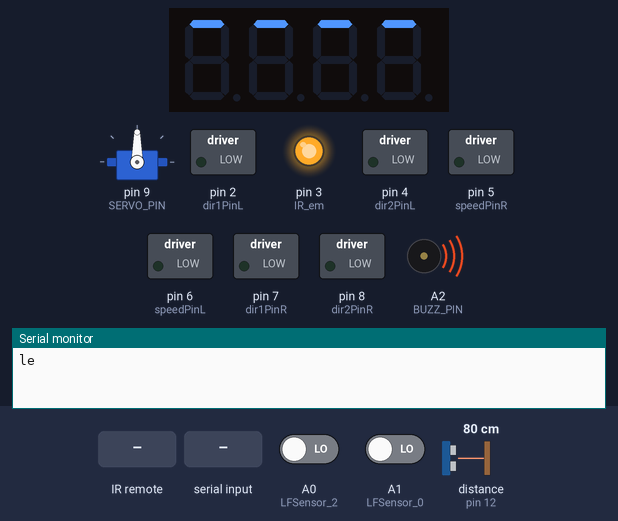
Simulated run of this sketch. Board: Arduino Uno, built with avr-gcc and run on an emulated ATmega328P. Parts: servo, 4-digit seven-segment display, switched loads named in the sketch (green lamp = pin HIGH), output pins drawn as LEDs (lit = HIGH), buzzer (waves = sounding, pin HIGH), the last lines printed to the serial monitor. Dashed ring = blinking. Inputs (shaded band) come from the test bench; at power-on: A0 (LFSensor_2) LOW, A1 (LFSensor_0) LOW, distance to the obstacle (sensor on pin 12) 80 cm. The echo pulse lasts 58.3 µs per cm; pins used as bus, display or sensor lines are not drawn.

Above: at 1.35 s.
1.4 s: infrared code 0x00FFA25D received
At 2.0 s:
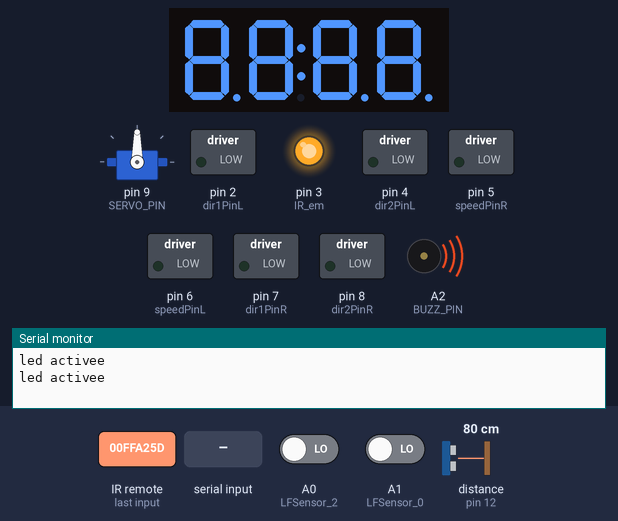
3.6 s: "Y90\n" received over Serial
At 4.95 s:
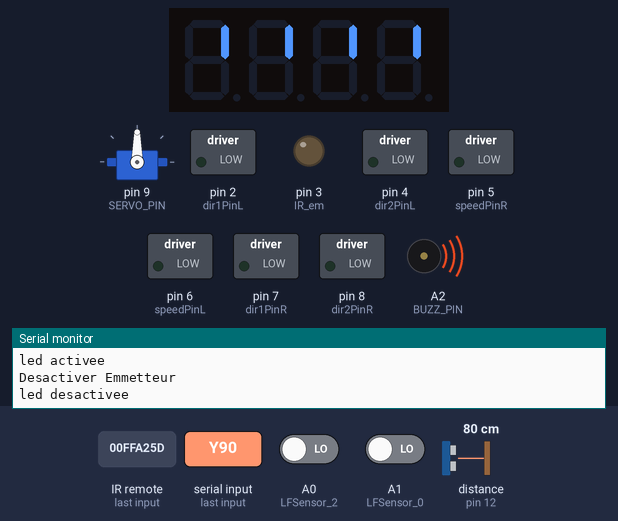
6.5 s: "K90\n" received over Serial
At 6.85 s:
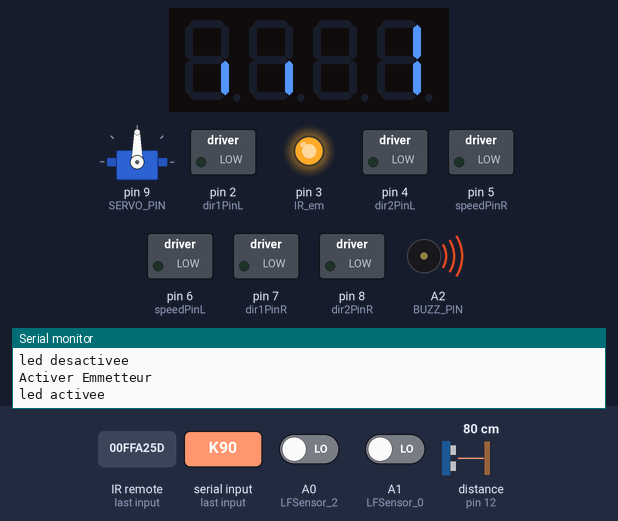
8.5 s: infrared code 0x00FF18E7 received
At 8.55 s:
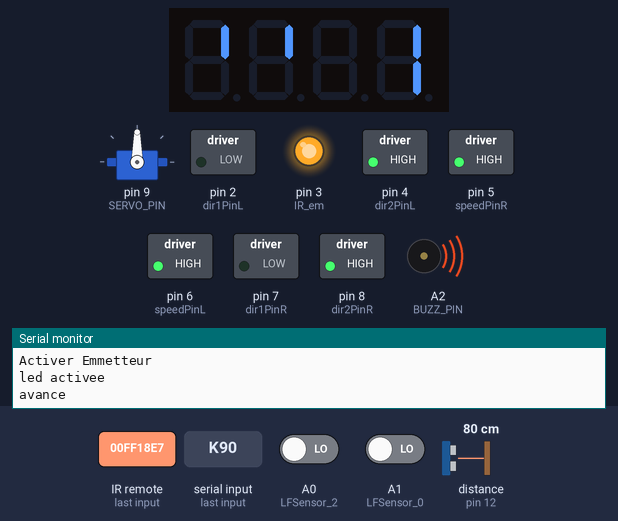
10.3 s: infrared code 0x00FFB04F received
At 11.77 s:
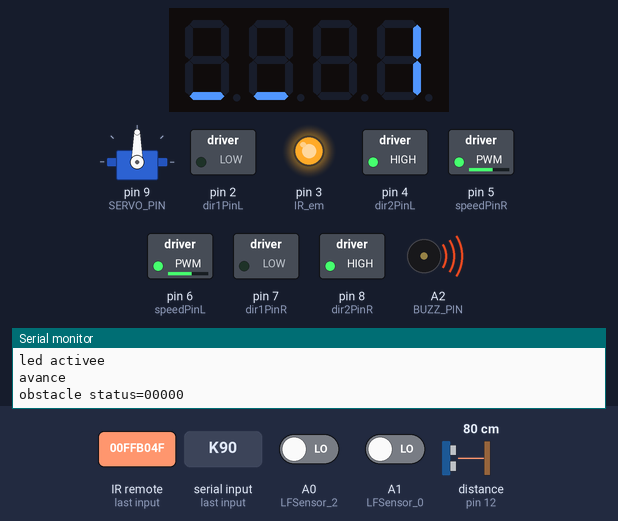
12.1 s: "11100" received over Serial
At 12.71 s:
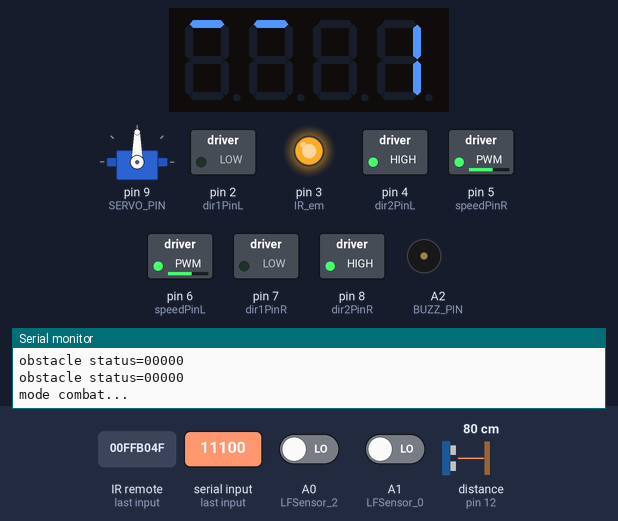
Timing chart, 0 to 16.7 s (numbered marks = the images above; inputs shaded):
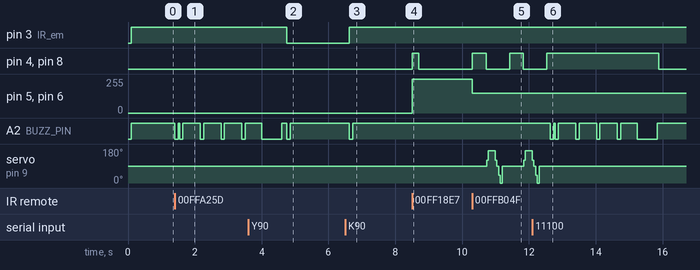

The sketch:

smartcar-lesson5.ino
```cpp
#include <Servo.h>
#include "configuration.h"
Servo head;

#include <TM1637Display.h>
#define CLK 10 //can be any digital pin
#define DIO A3 //can be any digital pin
TM1637Display display(CLK, DIO);

int Nb_Capteur = 0;
int Score_Joueur_1;

char Uart_Date=0;

bool wait = true; // pour afficher la boucle du debut
bool wait_emmetteur = false; // pour afficher la boucle et le nombre de emmetteur active
bool capteur_depassement = false; // pour activer les capteurs du dessous
bool capteur_active = false;

uint8_t data[] = {0x0, 0x0, 0x0, 0x0};

#include "IRremote.h"
IRrecv IR(IR_PIN); //   IRrecv object  IR get code from IR remoter
IRsend irsend; //IRsend object IR
decode_results IRresults;

/*motor control*/
void go_Advance(void)  //Forward
{
  digitalWrite(dir1PinL, LOW);
  digitalWrite(dir2PinL,HIGH);
  digitalWrite(dir1PinR,LOW);
  digitalWrite(dir2PinR,HIGH);
}
void go_Left()  //Turn left
{
  digitalWrite(dir1PinL, HIGH);
  digitalWrite(dir2PinL,LOW);
  digitalWrite(dir1PinR,LOW);
  digitalWrite(dir2PinR,HIGH);
}
void go_Right()  //Turn right
{
  digitalWrite(dir1PinL, LOW);
  digitalWrite(dir2PinL,HIGH);
  digitalWrite(dir1PinR,HIGH);
  digitalWrite(dir2PinR,LOW);
}
void go_Back()  //Reverse
{
  digitalWrite(dir1PinL, HIGH);
  digitalWrite(dir2PinL,LOW);
  digitalWrite(dir1PinR,HIGH);
  digitalWrite(dir2PinR,LOW);
}
void stop_Stop()    //Stop
{
  digitalWrite(dir1PinL, LOW);
  digitalWrite(dir2PinL,LOW);
  digitalWrite(dir1PinR,LOW);
  digitalWrite(dir2PinR,LOW);
}

/*set motor speed */
void set_Motorspeed(int speed_L,int speed_R)
{
  analogWrite(speedPinL,speed_L);
  analogWrite(speedPinR,speed_R);
}
void buzz_ON()   //open buzzer
{
  digitalWrite(BUZZ_PIN, LOW);
}
void buzz_OFF()  //close buzzer
{
  digitalWrite(BUZZ_PIN, HIGH);
}

void alarm(){
   buzz_ON();
   delay(100);
   buzz_OFF();
}

//WiFi / Bluetooth through the serial control
void do_Uart_Tick()
{

  Uart_Date=0;

  if(Serial.available())
  {
    size_t len = Serial.available();
    uint8_t sbuf[len + 1];
    sbuf[len] = 0x00;
    Serial.readBytes(sbuf, len);
    //parseUartPackage((char*)sbuf);
    memcpy(buffUART + buffUARTIndex, sbuf, len);//ensure that the serial port can read the entire frame of data
    buffUARTIndex += len;
    preUARTTick = millis();

    if(buffUARTIndex >= MAX_PACKETSIZE - 1)
    {
      buffUARTIndex = MAX_PACKETSIZE - 2;
      preUARTTick = preUARTTick - 200;
    }
  }

  if(buffUARTIndex > 0 && (millis() - preUARTTick >= 100))//APP send flag to modify the obstacle avoidance parameters
  { //data ready
    buffUART[buffUARTIndex] = 0x00;

    if(buffUART[0]=='C')
    {
      Serial.println("Lancement!");//indicates that the obstacle avoidance distance parameter has been modified
      sscanf(buffUART,"CMD%d,%d,%d",&distancelimit,&sidedistancelimit,&turntime);
      // Serial.println(distancelimit);
      // Serial.println(sidedistancelimit);
      // Serial.println(turntime);
    }
    else  Uart_Date=buffUART[0];
    buffUARTIndex = 0;
  }

  switch (Uart_Date)    //serial control instructions
  {
    case '2':Drive_Status=MANUAL_DRIVE; Drive_Num=GO_ADVANCE;Serial.println("forward"); break;
    case '4':Drive_Status=MANUAL_DRIVE; Drive_Num=GO_LEFT; Serial.println("turn left");break;
    case '6':Drive_Status=MANUAL_DRIVE; Drive_Num=GO_RIGHT; Serial.println("turn right");break;
    case '8':Drive_Status=MANUAL_DRIVE; Drive_Num=GO_BACK; Serial.println("go back");break;
    case '5':Drive_Status=MANUAL_DRIVE; Drive_Num=STOP_STOP;buzz_OFF();Serial.println("stop");break;
    case '3':Drive_Status=AUTO_DRIVE_UO; Serial.println("avoid obstacles...");break;
    case '1':Drive_Status=MANUAL_DRIVE; Drive_Num=MODE_COMBAT; Serial.println("mode combat...");break;
    case 'E':Drive_Status=MANUAL_DRIVE; Drive_Num=TIR; Serial.println("Tir"); break;
    case 'K':Drive_Status=MANUAL_DRIVE; Drive_Num=ACTIVE; Serial.println("Activer Emmetteur");break;
    case 'Y':Drive_Status=MANUAL_DRIVE; Drive_Num=DESACTIVE; Serial.println("Desactiver Emmetteur");break;
    case 'R':Init_Score(); Serial.println("Réinitialiser le score");break;
    case 'F':Display_End_Temps(); Serial.println("Temps ecoule");break;
    // case 'F':Display_End(); Serial.println("Temps ecoule");break;

    default:break;
  }
  do_IR_Tick();
  Uart_Date=0;
}

void Depassement(){
  sensor[0]= digitalRead(LFSensor_0);
  sensor[1]= digitalRead(LFSensor_1);
  sensor[2]= digitalRead(LFSensor_2);
  sensor[3]= digitalRead(LFSensor_3);

  if(capteur_depassement == true)
  {
    if(sensor[0] == 1 or sensor[1] == 1){
      stop_Stop();
      delay(5000); /* 5 secondes */

      go_Back();
      set_Motorspeed(255,255);
      delay(1000);
      stop_Stop();
    }
    if(sensor[2] == 1 or sensor[3] == 1){
      stop_Stop();
      delay(5000); /* 5 secondes */

      go_Advance();
      set_Motorspeed(255,255);
      delay(1000);
      stop_Stop();
    }
  }

}

//************************  Gestion Cateur Ir *********************************
void do_IR_Tick()
{
  if(IR.decode(&IRresults))
  {
    if(IRresults.value==IR_ADVANCE)
    {
      Drive_Num=GO_ADVANCE;
      Depassement();
    }
    else if(IRresults.value==IR_RIGHT)
    {
       Drive_Num=GO_RIGHT;
       Depassement();
    }
    else if(IRresults.value==IR_LEFT)
    {
       Drive_Num=GO_LEFT;
       Depassement();
    }
    else if(IRresults.value==IR_BACK)
    {
        Drive_Num=GO_BACK;
        Depassement();
    }
    else if(IRresults.value==IR_STOP)
    {
      //touche "ok" pour stop stop
        Drive_Num=STOP_STOP;
    }
    else if(IRresults.value==IR_one)
    {
      //touche "1" pour mode combat
      display.setBrightness(0x0f);
      Display_Start();
    }
    else if(IRresults.value==IR_deux)
    {
      //touche "2" pour activer l'emetteur
      tir();
    }
    else if(IRresults.value==IR_nine)
    {
      //touche "#" pour passer en mode libre
      Display_End();
    }
    else if(IRresults.value==IR_asterix)
    {
      Add_Joueur_1();
    }
    else if(IRresults.value==IR_zero)
    {
      Init_Score();
    }
    else if(IRresults.value==IR_turnsmallleft)
    {
      //touche "#" pour demarrer la detection des obstacles automatique
      Drive_Status=AUTO_DRIVE_UO;
      Depassement();
    }
    IRresults.value = 0;
    IR.resume();
  }
}
//************************  Fin Gestion Cateur Ir *********************************

/*
 * Fonction de mise ON  l'emetteur IR
 */
void IREmitterOn(){
  capteur_active = true;
  // irsend.mark(0);
  // pause(10);
  digitalWrite(IR_em, HIGH);
  alarm();
  Serial.println("led activee");
}
/*
 * Fonction de mise OFF  l'emetteur IR
 */
void IREmitterOff(){
  capteur_active = false;
  // irsend.space(0);
  // pause(60);
  digitalWrite(IR_em, LOW);
  alarm();
  Serial.println("led desactivee");
}

void switchOffOnIREmitter() {
  IREmitterOff();
  IREmitterOn();
}
/*
 * cette fonction remplace le delay , car delay ne
 * fonctionne pas dans les rappels d'interruption0
 */
void pause(int ms)
{
  for (int i=0; i< ms; i++)
  {
    delayMicroseconds(1000);
  }
}

/*
 * Fonction pour tirer
 */
void tir()
{
  irsend.sendJVC(IR_asterix,32,0);
  IR.enableIRIn();
}
/**************************************************************************/

//car motor control
void do_Drive_Tick()
{
  if(Drive_Status == MANUAL_DRIVE)
  {
    switch (Drive_Num)
    {
      case GO_ADVANCE:
          Serial.println("avance");
          go_Advance();
          set_Motorspeed(255,255);
          JogFlag = true;
          JogTimeCnt = 1;
          JogTime=millis();
          Depassement();
          break;
      case GO_LEFT:
          go_Left();
          set_Motorspeed(255,255);
          JogFlag = true;
          JogTimeCnt = 1;
          JogTime=millis();
          Depassement();
          break;
      case GO_RIGHT:
          go_Right();
          set_Motorspeed(255,255);
          JogFlag = true;
          JogTimeCnt = 1;
          JogTime=millis();
          Depassement();
          break;
      case GO_BACK:
          go_Back();
          set_Motorspeed(255,255);
          JogFlag = true;
          JogTimeCnt = 1;
          JogTime=millis();
          Depassement();
          break;
      case STOP_STOP:
          stop_Stop();
          JogTime = 0;
          break;
      case MODE_COMBAT:
          Display_Start();
          stop_Stop();
          JogTime=0;
          break;
      case TIR:
          tir();
          stop_Stop();
          JogTime=0;
          break;
      case ACTIVE:
          wait = false;
          wait_emmetteur = true;
          IREmitterOn();
          stop_Stop();
          JogTime=0;
          break;
      case DESACTIVE:
          wait = true;
          wait_emmetteur = false;
          IREmitterOff();
          stop_Stop();
          JogTime=0;
          break;
      default:
          break;
    }
    Drive_Num=DEF;
    //keep the car running for 100ms
    if(millis()-JogTime>=100)
    {
      JogTime=millis();
      if(JogFlag == true)
      {
        stopFlag = false;
        if(JogTimeCnt <= 0)
        {
          JogFlag = false; stopFlag = true;
        }
        JogTimeCnt--;
      }
      if(stopFlag == true)
      {
        JogTimeCnt=0;
        stop_Stop();
      }
    }
  }
  else if(Drive_Status==AUTO_DRIVE_LF) // mode combat
  {
    /* auto_tarcking(); */
    Display_Start();
  }
  else if(Drive_Status==AUTO_DRIVE_UO) // Mode evitement obstacle
  {
    auto_avoidance();
  }
}

/************** car control **************/
void do_Drive_Tick2()
{
    switch (Drive_Num)
    {
      case GO_ADVANCE:go_Advance();JogFlag = true;JogTimeCnt = 1;JogTime=millis();break;//if GO_ADVANCE code is detected, then go advance
      case GO_LEFT: go_Left();JogFlag = true;JogTimeCnt = 1;JogTime=millis();break;//if GO_LEFT code is detected, then turn left
      case GO_RIGHT:  go_Right();JogFlag = true;JogTimeCnt = 1;JogTime=millis();break;//if GO_RIGHT code is detected, then turn right
      case GO_BACK: go_Back();JogFlag = true;JogTimeCnt = 1;JogTime=millis();break;//if GO_BACK code is detected, then backward
      case STOP_STOP: stop_Stop();JogTime = 0;break;//stop
      default:break;
    }
    Drive_Num=DEF;
   //keep current moving mode for  200 millis seconds
    if(millis()-JogTime>=200)
    {
      JogTime=millis();
      if(JogFlag == true)
      {
        stopFlag = false;
        if(JogTimeCnt <= 0)
        {
          JogFlag = false; stopFlag = true;
        }
        JogTimeCnt--;
      }
      if(stopFlag == true)
      {
        JogTimeCnt=0;
        stop_Stop();
      }
    }
}

/******************** Gestion de l'afficheur ********************/
void Display_on()/* Afficher tous */
{
  data[0] = 0xff;
  data[1] = 0xff;
  data[2] = 0xff;
  data[3] = 0xff;
  display.setSegments(data);
}
void Display_off() /* eteindre tous */
{
  data[0] = 0x0;
  data[1] = 0x0;
  data[2] = 0x0;
  data[3] = 0x0;
  display.setSegments(data);
}
void Display_Center() /* les 2 points du centre */
{
  uint8_t segto;
  segto = 0x80;
  display.setSegments(&segto, 1, 1);
}

/********************************** Affichage Boucles **********************************/
int time2 = 0;
void Display_Wait(int timeloop)
{
  if(wait)
  {
    if(timeloop != time2){
      time2 = timeloop;
      switch (data[0])
      {
        case 0x0:
          data[0] = SEG_A;
          data[1] = SEG_A;
          data[2] = SEG_A;
          data[3] = SEG_A;
          break;
        case 0b00000001:
          data[0] = SEG_B;
          data[1] = SEG_B;
          data[2] = SEG_B;
          data[3] = SEG_B;
          break;
        case 0b00000010:
          data[0] = SEG_C;
          data[1] = SEG_C;
          data[2] = SEG_C;
          data[3] = SEG_C;
          break;
        case 0b00000100:
          data[0] = SEG_D;
          data[1] = SEG_D;
          data[2] = SEG_D;
          data[3] = SEG_D;
          break;
        case 0b00001000:
          data[0] = SEG_E;
          data[1] = SEG_E;
          data[2] = SEG_E;
          data[3] = SEG_E;
          break;
        case 0b00010000:
          data[0] = SEG_F;
          data[1] = SEG_F;
          data[2] = SEG_F;
          data[3] = SEG_F;
          break;
        case 0b00100000:
          data[0] = SEG_A;
          data[1] = SEG_A;
          data[2] = SEG_A;
          data[3] = SEG_A;
          break;
      }
      display.setSegments(data);
    }
  }
  else if(wait_emmetteur){
    if(timeloop != time2){
      time2 = timeloop;

      switch (data[0])
      {
        case 0x0:
          data[0] = SEG_A;
          data[1] = SEG_A;
          data[2] = 0x0;
          data[3] = 0b00000110;
          break;
        case 0b00000001:
          data[0] = SEG_B;
          data[1] = SEG_B;
          data[2] = 0x0;
          data[3] = 0b00000110;
          break;
        case 0b00000010:
          data[0] = SEG_C;
          data[1] = SEG_C;
          data[2] = 0x0;
          data[3] = 0b00000110;
          break;
        case 0b00000100:
          data[0] = SEG_D;
          data[1] = SEG_D;
          data[2] = 0x0;
          data[3] = 0b00000110;
          break;
        case 0b00001000:
          data[0] = SEG_E;
          data[1] = SEG_E;
          data[2] = 0x0;
          data[3] = 0b00000110;
          break;
        case 0b00010000:
          data[0] = SEG_F;
          data[1] = SEG_F;
          data[2] = 0x0;
          data[3] = 0b00000110;
          break;
        case 0b00100000:
          data[0] = SEG_A;
          data[1] = SEG_A;
          data[2] = 0x0;
          data[3] = 0b00000110;
          break;
        default:
          data[0] = SEG_A;
          data[1] = SEG_A;
          data[2] = 0x0;
          data[3] = 0b00000110;
          break;
      }
      display.setSegments(data);
    }
  }
}
//****************************** Fin Affichage Boucle ********************************************

//****************************** Lancement Partie en Mode Combat *********************************
void Display_Start() // lancer une partie de combat avec les règles (depassement ligne)
{
  wait = false;
  wait_emmetteur = false;
  capteur_depassement = true;

  IREmitterOn();

  if(capteur_active == true){
    Nb_Capteur = 1;
  }
  else{
    Nb_Capteur = 0;
  }

  Score_Joueur_1 = 0;
  Display_off();
  for (int i = 0; i < 2; i++)
  {
    Display_on();
    alarm();
    delay(500);
    Display_off();
    alarm();
    delay(500);
  }
  buzz_ON();
  delay(600);
  buzz_OFF();

  display.showNumberDec(Nb_Capteur,false);
  Display_Center();
  display.showNumberDec(Score_Joueur_1,false,1,0);
}

// ********************************* Fin de la Partie en mode combat ******************************
void Display_End(){
  Serial.println("Terminee");
  for (int i = 0; i < 3; i++)
  {
    Display_on();
    buzz_ON();
    delay(500);
    buzz_OFF();
    Display_off();
    delay(500);
  }
  buzz_ON();
  delay(600);
  buzz_OFF();

  wait = true;
  capteur_depassement = false;
}

void Display_End_Temps(){ //  temps ecoulee -> temps ecoulee
  for (int i = 0; i < 3; i++)
  {
    Display_on();
    buzz_ON();
    delay(500);
    buzz_OFF();
    Display_off();
    delay(500);
  }
  buzz_ON();
  delay(600);
  buzz_OFF();

  wait = true;
  capteur_depassement = false;
}

void Init_Score(){ // mettre à 0 les scores et afficher le nombre de emmeteur (en mode combat)
  Display_on();
  buzz_ON();
  delay(600);
  buzz_OFF();
  Display_off();
  Score_Joueur_1 = 0;

  display.showNumberDec(Nb_Capteur,false);
  Display_Center();
  display.showNumberDec(Score_Joueur_1,false,1,0);
}

void Add_Joueur_1() // ajouter 1 point en mode combat
{
  alarm(); /* car si touchee, il faut emmettre un bip */
  Display_off();
  Score_Joueur_1 = Score_Joueur_1 + 1;

  display.showNumberDec(Nb_Capteur,false);
  Display_Center();
  display.showNumberDec(Score_Joueur_1,false,1,0);

  if(Score_Joueur_1 > 9){
    Display_End();
  }
}


//*********************************************************************************************************************************************************************

void setup()
{
  pinMode(dir1PinL, OUTPUT);
  pinMode(dir2PinL, OUTPUT);
  pinMode(speedPinL, OUTPUT);
  pinMode(dir1PinR, OUTPUT);
  pinMode(dir2PinR, OUTPUT);
  pinMode(speedPinR, OUTPUT);
  stop_Stop();

  pinMode(Trig_PIN, OUTPUT);
  pinMode(Echo_PIN,INPUT);

  //ir remote
  Serial.begin(9600);
  IR.enableIRIn();

  // irsend.enableIROut(38);
  IREmitterOn();
  //end of ir remote

  pinMode(IR_em, OUTPUT);

  pinMode(BUZZ_PIN, OUTPUT);
  buzz_OFF();


  Serial.begin(9600);//In order to fit the Bluetooth module's default baud rate, only 9600
  digitalWrite(Trig_PIN,LOW);
  head.attach(SERVO_PIN); //servo
  head.write(90);

  display.setBrightness(0x0f);
}

void loop()
{
  Display_Wait(millis()/100);
  do_Uart_Tick();
  do_IR_Tick(); //ir remote
  do_Drive_Tick();
  do_Drive_Tick2();
}
```

linefollow.ino
```cpp
/*read line folloe sensors*/

/*

String read_sensor_values()
{   int sensorvalue=32;
  sensor[0]= digitalRead(LFSensor_0);

  sensor[1]=digitalRead(LFSensor_1);

  sensor[2]=digitalRead(LFSensor_2);

  sensor[3]=digitalRead(LFSensor_3);

  sensor[4]=digitalRead(LFSensor_4);
  sensorvalue +=sensor[0]*16+sensor[1]*8+sensor[2]*4+sensor[3]*2+sensor[4];

  String senstr= String(sensorvalue,BIN);
  return senstr.substring(1,6);
}

//Automatic tracking
void auto_tarcking(){
 String sensorval= read_sensor_values();
 Serial.print("sensor status:");
 Serial.println(sensorval);
 if (sensorval=="00100" or sensorval=="01100" or sensorval=="11100" or sensorval=="11000" or sensorval=="10000"  or sensorval=="01000"){ //The black line is in the left of the car, need  left turn

      go_Left();  //Turn left
      set_Motorspeed(0,TRACK_SPEED);
    }


 if (sensorval=="00110" or sensorval=="00111" or sensorval=="00011" or sensorval=="00001"  or sensorval=="00010"){ //The black line is  on the right of the car, need  right turn

      go_Right();  //Turn right
        set_Motorspeed(TRACK_SPEED,0);
    }

     if (sensorval=="11111" or sensorval=="11011" or sensorval=="01111" or sensorval=="11110"){ //The car front touch stop line, need stop

      stop_Stop();  //Turn right
      set_Motorspeed(0,0);
    }

}

*/
```

Source omitted: avoidance.ino (4625 bytes), configuration.h (3969 bytes)

Measured:
- after the input at 1.4 s, A2 (BUZZ_PIN): goes LOW 0.10 s, HIGH 0.04 s, 3 × (LOW 0.10 s, HIGH 0.52 s), LOW 0.10 s, then HIGH, starting at once; the display: changes after 0.14 s (image 1)
- after the input at 3.6 s, pin 3 (IR_em): HIGH → LOW after 1.2 s; the display: first differs from a run without the input after 1.3 s (image 2 shows a later state)
- after the input at 6.5 s, pin 3 (IR_em): LOW → HIGH after 0.12 s; A2 (BUZZ_PIN): HIGH → LOW after 0.12 s, → HIGH 0.10 s later; the display: first differs from a run without the input after 0.22 s (image 3 shows a later state)
- after the input at 8.5 s, pin 4 (dir2PinL), pin 8 (dir2PinR): LOW → HIGH at once, → LOW 0.20 s later; pin 5 (speedPinR), pin 6 (speedPinL): 0/255 → 255/255 at once
- after the input at 10.3 s, pin 4 (dir2PinL), pin 8 (dir2PinR): alternates HIGH for 0.41 s and LOW for 0.70 s, starting at once; pin 5 (speedPinR), pin 6 (speedPinL): 255/255 → 150/255 at once
- after the input at 12.1 s, A2 (BUZZ_PIN): goes LOW 0.10 s, HIGH 0.04 s, 4 × (LOW 0.10 s, HIGH 0.52 s), LOW 0.60 s, then HIGH, starting after 0.54 s; servo on pin 9 (SERVO_PIN): goes on until 12.3 s, then stays 90°
- what the display in image 1 shows lasts 0.7 s, from 1.5 s to 2.2 s
